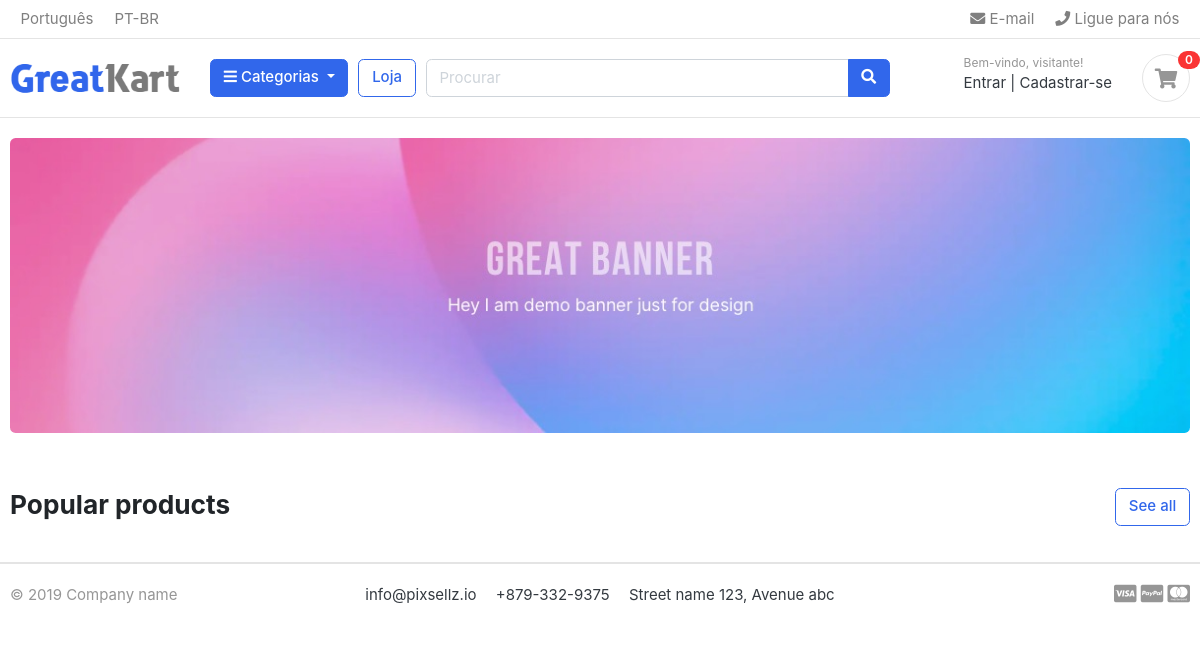
The app's page /, older data.
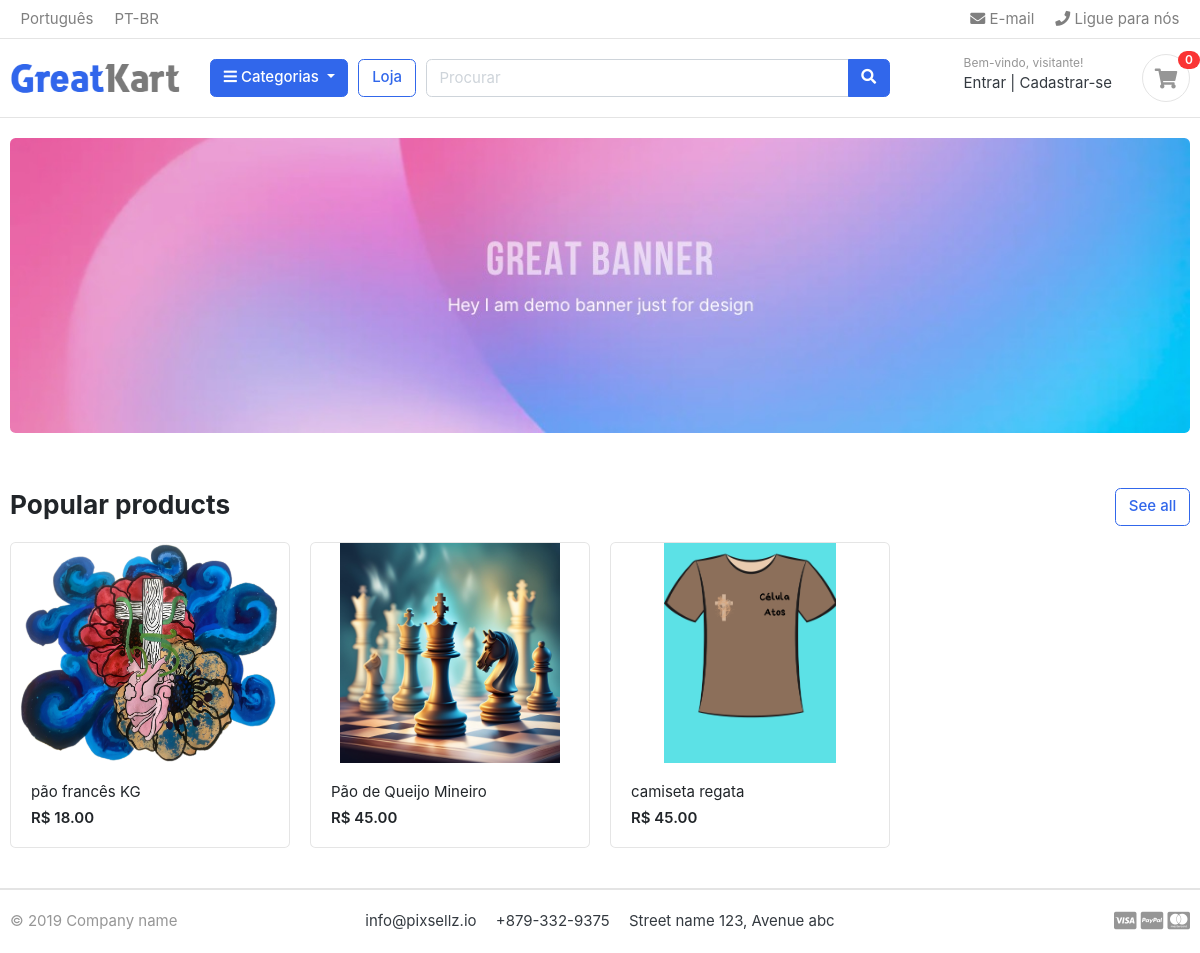
The same page, newer data.
### produtos/models.py (models this page shows, shortened)
class Produto(models.Model):
    categoria = models.ForeignKey('categoria.Categoria', on_delete=models.CASCADE)
    produto_nome = models.CharField(max_length=100, unique=True)
    slug = models.SlugField(max_length=100, unique=True)
    descricao = models.TextField(max_length=300, blank=True)
    preco = models.DecimalField(max_digits=10, decimal_places=2)
    imagem = models.ImageField(upload_to='fotos/produtos/', blank=True)
    estoque = models.IntegerField()
    esta_disponivel = models.BooleanField(default=True)
    criado_em = models.DateTimeField(auto_now=True)
    modificado_em = models.DateTimeField(auto_now_add=True)
    def get_url(self):
        return reverse('produto_detalhe', args=[self.categoria.slug, self.slug])

### ecom/views.py (the view)
# urls.py: path('', views.visualizarHome, name='home'),
def visualizarHome(request):
    produtos = Produto.objects.all().filter(esta_disponivel=True).order_by('criado_em')[:8]
    contexto = {
        'produtos': produtos,
    }
    return render(request, 'home.html', contexto)

### categoria/models.py (called while the page is built)
    def get_url(self):
        return reverse('produtos_por_categoria', args=[self.slug])

### categoria/processador_contexto.py (called while the page is built)
def categoria_display(request):
    categorias = Categoria.objects.all()
    return {'cats': categorias}

### templates/home.html (shortened to what this page needs)
{% extends "base.html" %}
{% load static %}
{% block content %}
<section class="section-intro padding-y-sm">
    <div class="container">
        <div class="intro-banner-wrap">
            <img src="{% static 'images/banners/1.jpg' %}" class="img-fluid rounded">
        </div>
    </div>
</section>
<section class="section-name padding-y-sm">
    <div class="container">
        <header class="section-heading">
            <a href="./store.html" class="btn btn-outline-primary float-right">See all</a>
            <h3 class="section-title">Popular products</h3>
        </header>
        <div class="row">
            {% for produto in produtos %}
                <div class="col-md-3">
                    <div class="card card-product-grid">
                        <a href="{{produto.get_url}}" class="img-wrap">
                            <img src="{{produto.imagem.url}}">
                        </a>
                        <figcaption class="info-wrap">
                            <a href="{{produto.get_url}}" class="title">{{produto.produto_nome}}</a>
                            <div class="price mt-1">R$ {{produto.preco}}</div>
                        </figcaption>
                    </div>
                </div>
            {% endfor %}
        </div>
    </div>
</section>
{% endblock %}

### templates/base.html (shortened to what this page needs)
{% load static %}
<!DOCTYPE HTML>
<html lang="en">
<head>
    <link href="{% static 'css/bootstrap.css' %}" rel="stylesheet" type="text/css"/>
    <link href="{% static 'fonts/fontawesome/css/all.min.css' %}" type="text/css" rel="stylesheet">
    <link href="{% static 'css/ui.css' %}" rel="stylesheet" type="text/css"/>
    <link href="{% static 'css/responsive.css' %}" rel="stylesheet" media="only screen and (max-width: 1200px)" />
</head>
<body>
<header class="section-header">
    {% include "includes/navbar.html" %}
</header>
<main>
    {% block content %}{% endblock %}
</main>
{% include "includes/footer.html" %}
</body>
</html>

### templates/includes/navbar.html (shortened to what this page needs)
{% load static %}
<nav class="navbar p-md-0 navbar-expand-sm navbar-light border-bottom">
    <div class="container">
        <div class="collapse navbar-collapse" id="navbarTop4">
            <ul class="navbar-nav mr-auto">
                <li class="nav-item dropdown"><a href="#" class="nav-link">Português</a></li>
                <li class="nav-item dropdown"><a href="#" class="nav-link">PT-BR</a></li>
            </ul>
            <ul class="navbar-nav">
                <li><a href="#" class="nav-link"><i class="fa fa-envelope"></i> E-mail</a></li>
                <li><a href="#" class="nav-link"><i class="fa fa-phone"></i> Ligue para nós</a></li>
            </ul>
        </div>
    </div>
</nav>
<section class="header-main border-bottom">
    <div class="container">
        <div class="row align-items-center">
            <div class="col-lg-2 col-md-3 col-6">
                <a href="{% url 'home' %}" class="brand-wrap">
                    <img class="logo" src="{% static 'images/logo.png' %}">
                </a>
            </div>
            <div class="col-lg col-sm col-md col-6 flex-grow-0">
                <div class="category-wrap dropdown d-inline-block float-right">
                    <button type="button" class="btn btn-primary dropdown-toggle" data-toggle="dropdown">
                        <i class="fa fa-bars"></i> Categorias
                    </button>
                </div>
            </div>
            <a href="{% url 'produtos' %}" class="btn btn-outline-primary">Loja</a>
            <div class="col-lg col-md-6 col-sm-12 col">
                <form action="#" class="search">
                    <div class="input-group w-100">
                        <input type="text" class="form-control" style="width:60%;" placeholder="Procurar">
                        <div class="input-group-append">
                            <button class="btn btn-primary" type="submit">
                                <i class="fa fa-search"></i>
                            </button>
                        </div>
                    </div>
                </form>
            </div>
            <div class="col-lg-3 col-sm-6 col-8 order-2 order-lg-3">
                <div class="d-flex justify-content-end mb-3 mb-lg-0">
                    <div class="widget-header">
                        <small class="title text-muted">Bem-vindo, visitante!</small>
                        <div>
                            <a href="./signin.html">Entrar</a> <span class="dark-transp"> | </span>
                            <a href="./register.html">Cadastrar-se</a>
                        </div>
                    </div>
                    <a href="{% url 'carrinho' %}" class="widget-header pl-3 ml-3">
                        <div class="icon icon-sm rounded-circle border"><i class="fa fa-shopping-cart"></i></div>
                        <span class="badge badge-pill badge-danger notify">0</span>
                    </a>
                </div>
            </div>
        </div>
    </div>
</section>

### templates/includes/footer.html
<footer class="section-footer border-top">
    <div class="container">
        <section class="footer-bottom border-top row">
            <div class="col-md-2">
                <p class="text-muted">&copy; 2019 Company name</p>
            </div>
            <div class="col-md-8 text-md-center">
                <span class="px-2">info@pixsellz.io</span>
                <span class="px-2">+879-332-9375</span>
                <span class="px-2">Street name 123, Avenue abc</span>
            </div>
            <div class="col-md-2 text-md-right text-muted">
                <i class="fab fa-lg fa-cc-visa"></i>
                <i class="fab fa-lg fa-cc-paypal"></i>
                <i class="fab fa-lg fa-cc-mastercard"></i>
            </div>
        </section>
    </div>
</footer>

### ecom/static/css/ui.css (style rules this page uses)
html { font-family: "Inter", sans-serif; font-size: 15px; }
.img-wrap { text-align: center; display: block; }
.img-wrap img { max-width: 100%; }
.icon-xs, .icon-sm, .icon-md, .icon-lg { display: inline-block; text-align: center; flex-shrink: 0; flex-grow: 0; }
.icon-sm { width: 48px; height: 48px; line-height: 48px !important; font-size: 20px; }
.padding-y-sm { padding-top: 20px; padding-bottom: 20px; }
.section-heading { margin-bottom: 20px; margin-top: 15px; }
.section-title { color: #212529; }
p:last-child { margin-bottom: 0; }
.header-main { position: relative; padding-top: 1rem; padding-bottom: 1rem; }
.brand-wrap .logo, .navbar-brand .logo { margin-right: 7px; max-height: 42px; display: inline-block; }
.widget-header { display: inline-block; vertical-align: middle; position: relative; }
.widget-header a { color: #343a40; }
.widget-header i { color: #969696; }
.widget-header .title { display: block; }
.widget-header .notify { position: absolute; top: -3px; right: -10px; }
.footer-bottom { padding-top: 20px; padding-bottom: 20px; }
[class*=card-product] a.title { color: #212529; display: block; }
[class*=card-product] .img-wrap { overflow: hidden; position: relative; }
[class*=card-product] .img-wrap img { height: 100%; max-width: 100%; width: auto; display: inline-block; -o-object-fit: cover; object-fit: cover; }
.card-product-grid { margin-bottom: 20px; }
.card-product-grid .img-wrap { border-radius: 0.2rem 0.2rem 0 0; height: 220px; }
.card-product-grid .info-wrap { overflow: hidden; padding: 18px 20px; }
.card .img-wrap { overflow: hidden; }
.notify { position: absolute; top: -4px; right: -10px; display: inline-block; padding: 0.25em 0.6em; font-size: 12px; line-height: 1; text-align: center; border-radius: 3rem; color: #fff; background-color: #fa3434; }
.price { font-weight: 600; color: #212529; }

Row changes from the older to the newer data that the page shows:
added Produto: imagem (picture), produto_nome "pão francês KG", preco "18.00"
added Produto: imagem (picture), produto_nome "Pão de Queijo Mineiro", preco "45.00"
added Produto: imagem (picture), produto_nome "camiseta regata", preco "45.00"
